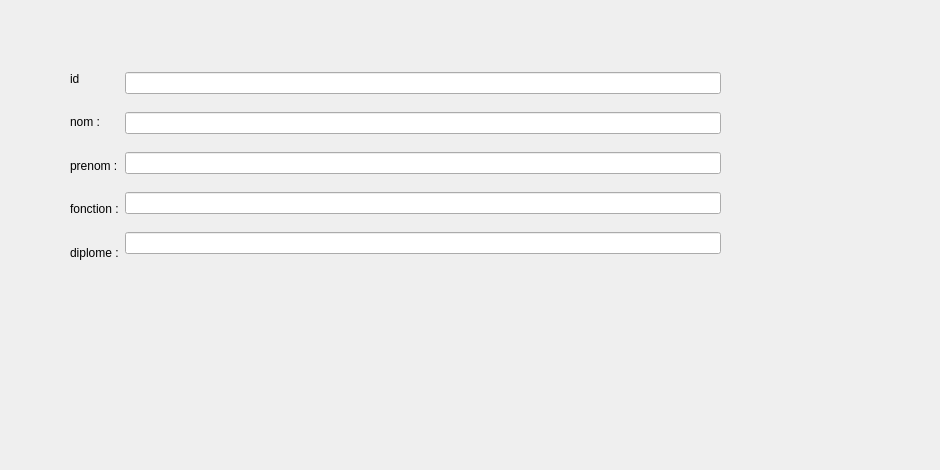
     <widget class="QWidget" name="tab_4">
      <attribute name="title">
       <string>ajouter</string>
      </attribute>
      <widget class="QPushButton" name="pb_ajouter_2">
       <property name="geometry">
        <rect>
         <x>340</x>
         <y>280</y>
         <width>181</width>
         <height>34</height>
        </rect>
       </property>
       <property name="styleSheet">
        <string notr="true">border-image: url(:/add.png);


background-color: transparent;
background: none;
border: none;
background-repeat: none;</string>
       </property>
       <property name="text">
        <string/>
       </property>
      </widget>
      <widget class="QWidget" name="horizontalLayoutWidget_8">
       <property name="geometry">
        <rect>
         <x>70</x>
         <y>60</y>
         <width>651</width>
         <height>211</height>
        </rect>
       </property>
       <layout class="QHBoxLayout" name="horizontalLayout_6">
        <item>
         <layout class="QVBoxLayout" name="verticalLayout_5">
          <item>
           <widget class="QLabel" name="label_9">
            <property name="styleSheet">
             <string notr="true">font: 10pt &quot;Roboto&quot;;</string>
            </property>
            <property name="text">
             <string>id</string>
            </property>
           </widget>
          </item>
          <item>
           <widget class="QLabel" name="label_10">
            <property name="text">
             <string>nom :</string>
            </property>
           </widget>
          </item>
          <item>
           <widget class="QLabel" name="label_11">
            <property name="text">
             <string>prenom :</string>
            </property>
           </widget>
          </item>
          <item>
           <widget class="QLabel" name="label_12">
            <property name="text">
             <string>fonction :</string>
            </property>
           </widget>
          </item>
          <item>
           <widget class="QLabel" name="label_13">
            <property name="text">
             <string>diplome :</string>
            </property>
           </widget>
          </item>
         </layout>
        </item>
        <item>
         <layout class="QVBoxLayout" name="verticalLayout_6">
          <item>
           <widget class="QLineEdit" name="id"/>
          </item>
          <item>
           <widget class="QLineEdit" name="le_nom_2"/>
          </item>
          <item>
           <widget class="QLineEdit" name="le_prenom_2"/>
          </item>
          <item>
           <widget class="QLineEdit" name="le_fonction_2"/>
          </item>
          <item>
           <widget class="QLineEdit" name="le_diplome_2"/>
          </item>
         </layout>
        </item>
       </layout>
      </widget>
      <widget class="QPushButton" name="return_3">
       <property name="geometry">
        <rect>
         <x>704</x>
         <y>330</y>
         <width>91</width>
         <height>23</height>
        </rect>
       </property>
       <property name="styleSheet">
        <string notr="true">border-image: url(:/return.png);
background-color: transparent;
background: none;
border: none;
background-repeat: none;</string>
       </property>
       <property name="text">
        <string/>
       </property>
      </widget>
      <widget class="QLabel" name="label_20">
       <property name="geometry">
        <rect>
         <x>-90</x>
         <y>-60</y>
         <width>931</width>
         <height>461</height>
        </rect>
       </property>
       <property name="text">
        <string/>
       </property>
       <property name="pixmap">
        <pixmap resource="multi.qrc">:/12.png</pixmap>
       </property>
      </widget>
      <zorder>label_20</zorder>
      <zorder>pb_ajouter_2</zorder>
      <zorder>horizontalLayoutWidget_8</zorder>
      <zorder>return_3</zorder>
     </widget>
